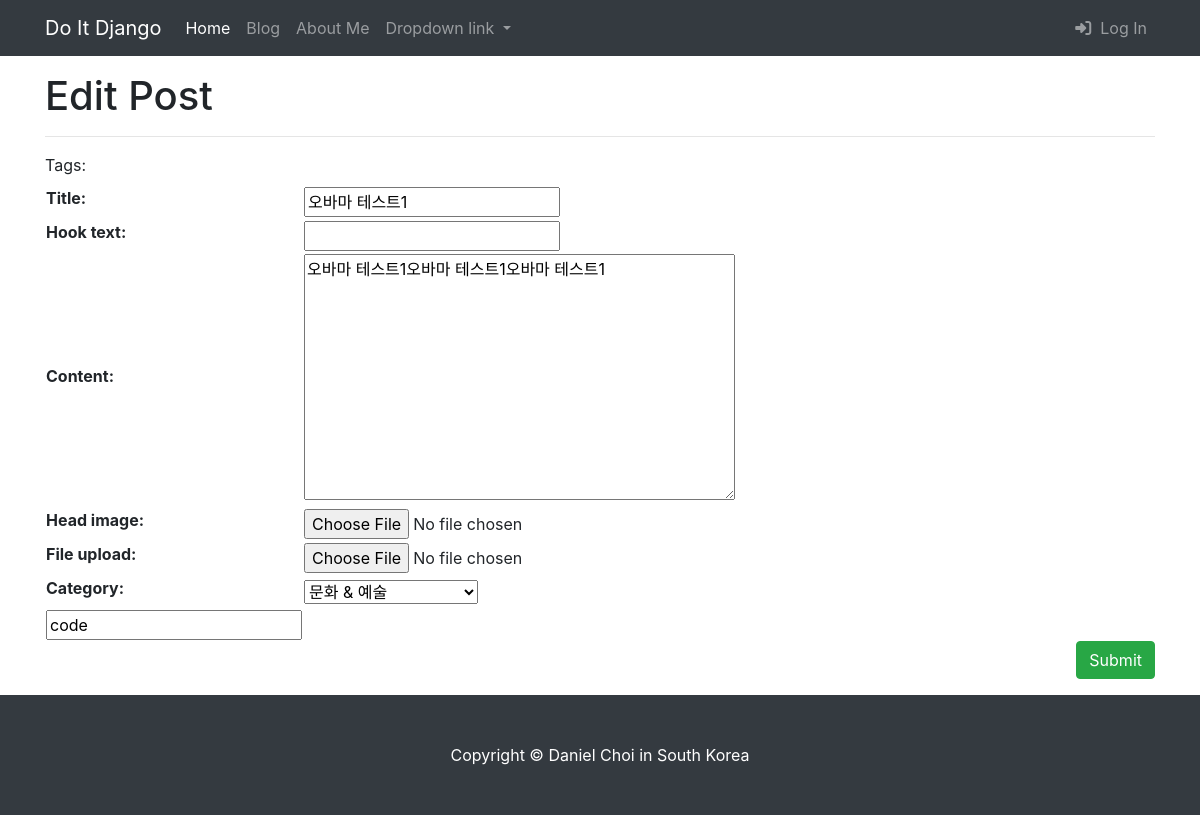
The app's page /blog/update_post/4/ (signed in) with its own data.
### blog/models.py (models this page shows, shortened)
class Post(models.Model):
    title = models.CharField(max_length=30)
    hook_text = models.CharField(max_length=100, blank=True)
    content = models.TextField()
    head_image = models.ImageField(
        upload_to='blog/images/%Y/%m/%d/', blank=True)
    file_upload = models.FileField(
        upload_to='blog/files/%Y/%m/%d/', blank=True)
    created_at = models.DateTimeField(auto_now_add=True)
    updated_at = models.DateTimeField(auto_now=True)
    author = models.ForeignKey(User, on_delete=models.SET_NULL, null=True)
    category = models.ForeignKey(
        Category, on_delete=models.SET_NULL, null=True, blank=True)
    tags = models.ManyToManyField(Tag, blank=True)

class Tag(models.Model):
    name = models.CharField(max_length=50)
    slug = models.SlugField(max_length=200, unique=True, allow_unicode=True)

### blog/views.py (the view, shortened to what this page needs)
# urls.py: path('update_post/<int:pk>/', views.PostUpdate.as_view()),
class PostUpdate(LoginRequiredMixin, UpdateView):
    model = Post
    fields = ['title', 'hook_text', 'content',
              'head_image', 'file_upload', 'category']
    template_name = 'blog/post_update_form.html'
    def get_context_data(self, **kwargs):
        context = super(PostUpdate, self).get_context_data()
        if self.object.tags.exists():
            tags_str_list = list()
            for t in self.object.tags.all():
                tags_str_list.append(t.name)
            context['tags_str_default'] = '; '.join(tags_str_list)
        return context
    def dispatch(self, request, *args, **kwargs):
        if request.user.is_authenticated and request.user == self.get_object().author:
            return super(PostUpdate, self).dispatch(request, *args, **kwargs)
        else:
            raise PermissionDenied

### blog/models.py (called while the page is built)
    def __str__(self):
        return self.name

### templates/blog/post_update_form.html (shortened to what this page needs)
{% extends 'blog/base_full_width.html' %}
{% block main_area %}
<h1>Edit Post</h1>
<hr>
<form method="post" enctype="multipart/form-data">{% csrf_token %}
    <table>
        {{ form }}
        <tr>
            <ht><label for="id_tags_str">Tags:</label></ht>
            <td><input type="text" name="tags_str" id="id_tags_str" value="{{ tags_str_default }}"></td>
        </tr>
    </table>
    <button type="submit" class="btn btn-success float-right">Submit</button>
</form>
{% endblock  %}

### records on screen
Post: title "오바마 테스트1", content "오바마 테스트1오바마 테스트1오바마 테스트1", category "문화 & 예술"
Tag: tags_str "code"
